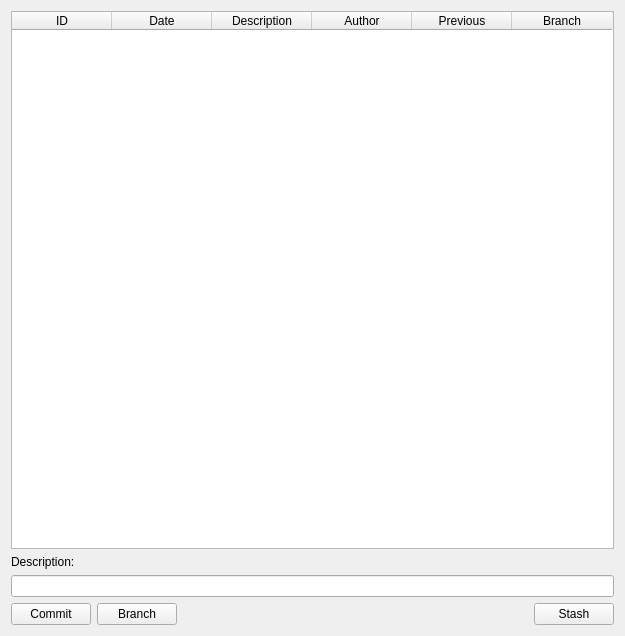
<?xml version="1.0" encoding="UTF-8"?>
<ui version="4.0">
 <class>Form</class>
 <widget class="QWidget" name="Form">
  <property name="geometry">
   <rect>
    <x>0</x>
    <y>0</y>
    <width>625</width>
    <height>636</height>
   </rect>
  </property>
  <property name="windowTitle">
   <string>Form</string>
  </property>
  <layout class="QVBoxLayout" name="verticalLayout">
   <item>
    <widget class="QTableWidget" name="FileTable">
     <property name="editTriggers">
      <set>QAbstractItemView::NoEditTriggers</set>
     </property>
     <property name="selectionBehavior">
      <enum>QAbstractItemView::SelectRows</enum>
     </property>
     <property name="verticalScrollMode">
      <enum>QAbstractItemView::ScrollPerPixel</enum>
     </property>
     <property name="horizontalScrollMode">
      <enum>QAbstractItemView::ScrollPerPixel</enum>
     </property>
     <column>
      <property name="text">
       <string>ID</string>
      </property>
     </column>
     <column>
      <property name="text">
       <string>Date</string>
      </property>
     </column>
     <column>
      <property name="text">
       <string>Description</string>
      </property>
     </column>
     <column>
      <property name="text">
       <string>Author</string>
      </property>
     </column>
     <column>
      <property name="text">
       <string>Previous</string>
      </property>
     </column>
     <column>
      <property name="text">
       <string>Branch</string>
      </property>
     </column>
    </widget>
   </item>
   <item>
    <widget class="QLabel" name="FileDescription_text">
     <property name="text">
      <string>Description:</string>
     </property>
    </widget>
   </item>
   <item>
    <widget class="QLineEdit" name="FileDescription"/>
   </item>
   <item>
    <layout class="QHBoxLayout" name="horizontalLayout_4">
     <item>
      <widget class="QPushButton" name="commit_button">
       <property name="text">
        <string>Commit</string>
       </property>
       <property name="icon">
        <iconset resource="../../icons.qrc">
         <normaloff>:/icons/git.png</normaloff>:/icons/git.png</iconset>
       </property>
      </widget>
     </item>
     <item>
      <widget class="QPushButton" name="branch_button">
       <property name="text">
        <string>Branch</string>
       </property>
       <property name="icon">
        <iconset resource="../../icons.qrc">
         <normaloff>:/icons/git.png</normaloff>:/icons/git.png</iconset>
       </property>
      </widget>
     </item>
     <item>
      <spacer name="horizontalSpacer">
       <property name="orientation">
        <enum>Qt::Horizontal</enum>
       </property>
       <property name="sizeHint" stdset="0">
        <size>
         <width>40</width>
         <height>20</height>
        </size>
       </property>
      </spacer>
     </item>
     <item>
      <widget class="QPushButton" name="stash_button">
       <property name="text">
        <string>Stash</string>
       </property>
       <property name="icon">
        <iconset resource="../../icons.qrc">
         <normaloff>:/icons/delete.png</normaloff>:/icons/delete.png</iconset>
       </property>
      </widget>
     </item>
    </layout>
   </item>
  </layout>
 </widget>
 <resources>
  <include location="../../icons.qrc"/>
 </resources>
 <connections/>
</ui>
